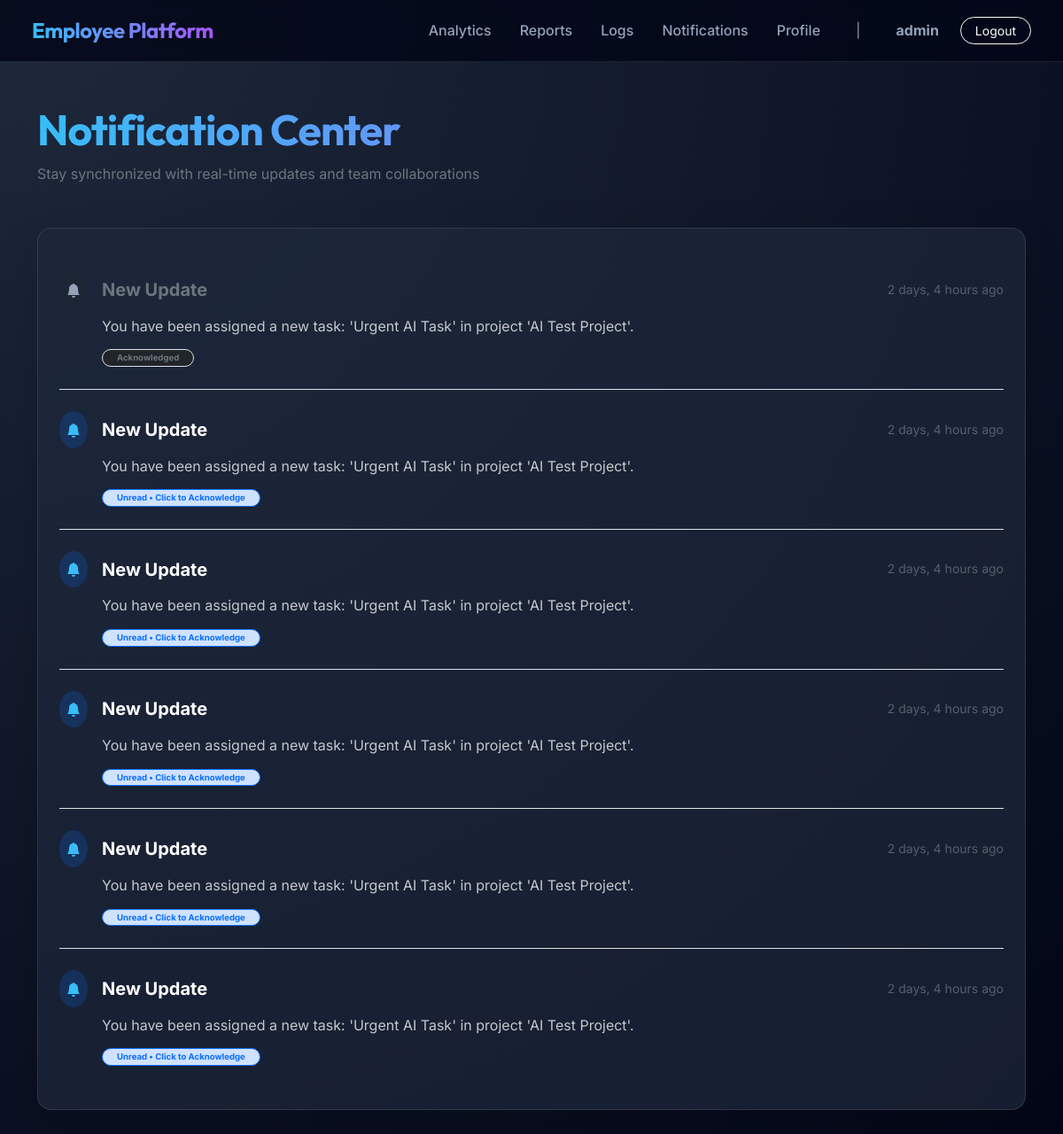
The app's page /reports/notifications/ (signed in) with its own data.
### core/models.py (models this page shows, shortened)
class User(AbstractUser):
    ROLE_CHOICES = (
        ('ADMIN', 'Admin'),
        ('MANAGER', 'Manager'),
        ('EMPLOYEE', 'Employee'),
    )
    role = models.CharField(max_length=20, choices=ROLE_CHOICES, default='EMPLOYEE')
    department = models.CharField(max_length=100, blank=True, null=True)

### reports/models.py (models this page shows, shortened)
class Notification(models.Model):
    user = models.ForeignKey(settings.AUTH_USER_MODEL, on_delete=models.CASCADE, related_name='notifications')
    message = models.TextField()
    is_read = models.BooleanField(default=False)
    created_at = models.DateTimeField(auto_now_add=True)

### reports/views.py (the view)
# urls.py: path('notifications/', views.NotificationListView.as_view(), name='notification_list'),
class NotificationListView(LoginRequiredMixin, ListView):
    model = Notification
    template_name = 'reports/notification_list.html'
    context_object_name = 'notifications'
    def get_queryset(self):
        return Notification.objects.filter(user=self.request.user).order_by('-created_at')

### reports/templates/reports/notification_list.html (shortened to what this page needs)
{% extends 'core/base.html' %}
{% block content %}
<div class="mb-5 mt-3">
    <h1 class="display-5 fw-bold text-gradient">Notification <span class="text-primary">Center</span></h1>
    <p class="text-secondary">Stay synchronized with real-time updates and team collaborations</p>
</div>
<div class="glass-panel p-4 animate-fade-in shadow-lg">
    <div class="list-group list-group-flush bg-transparent">
        {% for notification in notifications %}
        <a href="{% if not notification.is_read %}{% url 'mark_notification_read' notification.pk %}{% else %}#{% endif %}"
            class="list-group-item list-group-item-action bg-transparent border-glass py-4 px-0 animate-fade-in"
            style="--delay-index: {{ forloop.counter0 }};">
            <div class="d-flex w-100 justify-content-between align-items-center mb-2">
                <div class="d-flex align-items-center">
                    <div class="p-2 rounded-circle me-3 {% if not notification.is_read %}bg-primary{% else %}bg-dark{% endif %}"
                        style="--bs-bg-opacity: .2">
                        <svg xmlns="http://www.w3.org/2000/svg" width="16" height="16"
                            fill="{% if not notification.is_read %}var(--accent-blue){% else %}var(--text-secondary){% endif %}"
                            class="bi bi-bell-fill" viewBox="0 0 16 16">
                            <path
                                d="M8 16a2 2 0 0 0 2-2H6a2 2 0 0 0 2 2m.995-14.901a1 1 0 1 0-1.99 0A5.002 5.002 0 0 0 3 6c0 1.098-.5 6-2 7h14c-1.5-1-2-5.902-2-7 0-2.42-1.72-4.44-4.005-4.901" />
                        </svg>
                    </div>
                    <h5
                        class="mb-0 fw-bold {% if not notification.is_read %}text-white{% else %}text-secondary{% endif %}">
                        New Update</h5>
                </div>
                <small class="text-secondary opacity-75">{{ notification.created_at|timesince }} ago</small>
            </div>
            <p class="mb-2 text-white opacity-75 ps-5">{{ notification.message }}</p>
            <div class="ps-5">
                {% if not notification.is_read %}
                <span class="badge bg-primary-subtle text-primary border border-primary px-3 py-1 rounded-pill"
                    style="font-size: 0.6rem">Unread &bull; Click to Acknowledge</span>
                {% else %}
                <span class="badge bg-dark text-secondary border border-glass px-3 py-1 rounded-pill"
                    style="font-size: 0.6rem">Acknowledged</span>
                {% endif %}
            </div>
        </a>
        {% endfor %}
    </div>
</div>
{% endblock %}

### core/templates/core/base.html (shortened to what this page needs)
<!DOCTYPE html>
<html lang="en">
<head>
    <link href="https://cdn.jsdelivr.net/npm/bootstrap@5.3.0/dist/css/bootstrap.min.css" rel="stylesheet">
    {% load static %}
    <link rel="stylesheet" href="{% static 'core/css/style.css' %}">
</head>
<body data-authenticated="{{ user.is_authenticated|yesno:'true,false' }}">
    <nav class="navbar navbar-expand-lg navbar-dark fixed-top">
        <div class="container-fluid">
            <a class="navbar-brand" href="/">
                <span class="d-none d-sm-inline">Employee Platform</span>
            </a>
            <div class="collapse navbar-collapse" id="navbarNav">
                <ul class="navbar-nav ms-auto align-items-center">
                    {% if user.is_authenticated %}
                    {% if user.role == 'ADMIN' or user.role == 'MANAGER' %}
                    <li class="nav-item">
                        <a class="nav-link" href="{% url 'analytics_dashboard' %}">Analytics</a>
                    </li>
                    <li class="nav-item">
                        <a class="nav-link" href="{% url 'report_dashboard' %}">Reports</a>
                    </li>
                    <li class="nav-item">
                        <a class="nav-link" href="{% url 'activity_logs' %}">Logs</a>
                    </li>
                    {% endif %}
                    <li class="nav-item">
                        <a class="nav-link" href="{% url 'notification_list' %}">Notifications</a>
                    </li>
                    <li class="nav-item">
                        <a class="nav-link" href="{% url 'profile_edit' %}">Profile</a>
                    </li>
                    <li class="nav-item d-none d-lg-block mx-2">
                        <span class="nav-link disabled text-primary opacity-75">|</span>
                    </li>
                    <li class="nav-item">
                        <span class="nav-link text-white fw-bold">{{ user.username }}</span>
                    </li>
                    <li class="nav-item ms-lg-2">
                        <a class="btn btn-outline-light btn-sm px-3 rounded-pill" href="{% url 'logout' %}">Logout</a>
                    </li>
                    {% endif %}
                </ul>
            </div>
        </div>
    </nav>
    <div class="main-wrapper container">
        <div class="animate-fade-in">
            {% block content %}{% endblock %}
        </div>
    </div>
</body>
</html>

### core/static/core/css/style.css (style rules this page uses)
:root { --bg-deep: #0f172a; --bg-darker: #020617; --surface-glass: rgba(30, 41, 59, 0.7); --border-glass: rgba(255, 255, 255, 0.1); --accent-blue: #38bdf8; --accent-purple: #a855f7; --accent-glow: rgba(56, 189, 248, 0.3); --text-primary: #f8fafc; --text-secondary: #94a3b8; --nav-height: 70px; --glass-blur: blur(12px); --transition-smooth: all 0.3s cubic-bezier(0.4, 0, 0.2, 1); }
.text-gradient { background: linear-gradient(to right, var(--accent-blue), var(--accent-purple)); -webkit-background-clip: text; background-clip: text; -webkit-text-fill-color: transparent; }
body { background: radial-gradient(circle at top left, #1e293b, var(--bg-darker)); color: var(--text-primary); font-family: 'Inter', sans-serif; min-height: 100vh; margin: 0; line-height: 1.6; overflow-x: hidden; }
h1, h2, h3, .navbar-brand { font-family: 'Outfit', sans-serif; font-weight: 700; letter-spacing: -0.02em; }
.glass-panel { background: var(--surface-glass); backdrop-filter: var(--glass-blur); -webkit-backdrop-filter: var(--glass-blur); border: 1px solid var(--border-glass); border-radius: 16px; box-shadow: 0 8px 32px 0 rgba(0, 0, 0, 0.37); }
.navbar { height: var(--nav-height); background: rgba(2, 6, 23, 0.8) !important; backdrop-filter: var(--glass-blur); border-bottom: 1px solid var(--border-glass); padding: 0 1.5rem; }
.navbar-brand { font-size: 1.5rem; background: linear-gradient(to right, var(--accent-blue), var(--accent-purple)); -webkit-background-clip: text; background-clip: text; -webkit-text-fill-color: transparent; }
.nav-link { color: var(--text-secondary) !important; font-weight: 500; transition: var(--transition-smooth); margin: 0 0.5rem; }
.main-wrapper { padding-top: calc(var(--nav-height) + 2rem); padding-bottom: 3rem; }
.animate-fade-in { animation: fadeIn 0.8s ease-out forwards; animation-delay: calc(var(--delay-index, 0) * 100ms); }

### records on screen
User: username "admin"
Notification: created_at "2 days, 4 hours", message "You have been assigned a new task: 'Urgent AI Task' in project 'AI Test Project'.", is_read "Acknowledged"
Notification: created_at "2 days, 4 hours", message "You have been assigned a new task: 'Urgent AI Task' in project 'AI Test Project'.", is_read "Unread • Click to Acknowledge"
Notification: created_at "2 days, 4 hours", message "You have been assigned a new task: 'Urgent AI Task' in project 'AI Test Project'.", is_read "Unread • Click to Acknowledge"
Notification: created_at "2 days, 4 hours", message "You have been assigned a new task: 'Urgent AI Task' in project 'AI Test Project'.", is_read "Unread • Click to Acknowledge"
Notification: created_at "2 days, 4 hours", message "You have been assigned a new task: 'Urgent AI Task' in project 'AI Test Project'.", is_read "Unread • Click to Acknowledge"
Notification: created_at "2 days, 4 hours", message "You have been assigned a new task: 'Urgent AI Task' in project 'AI Test Project'.", is_read "Unread • Click to Acknowledge"
